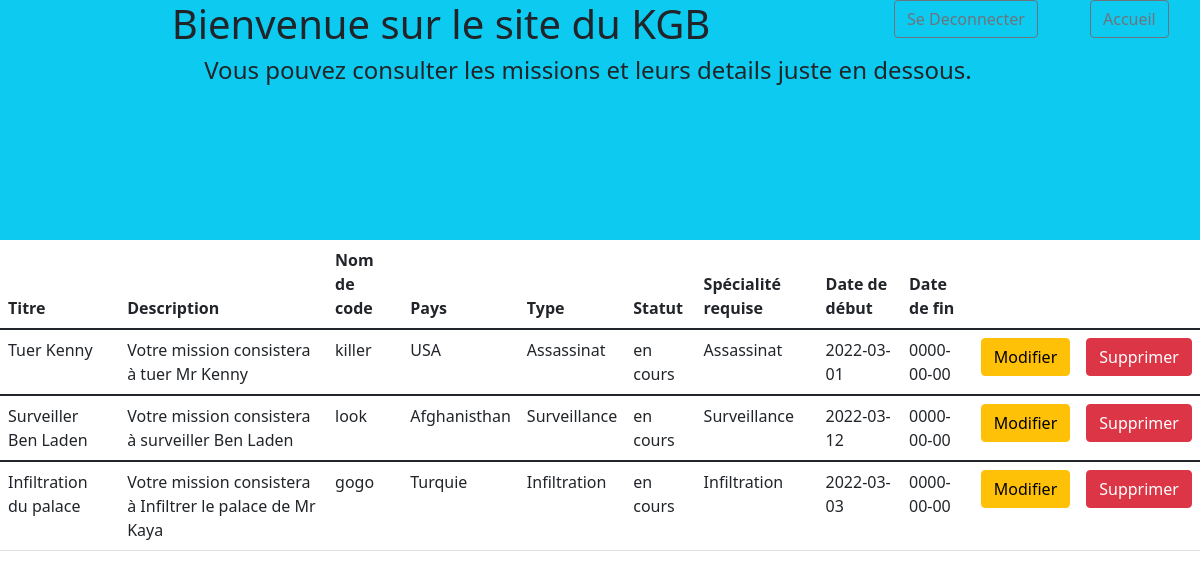
The page /back/missions (signed in) on the database its author committed.
### tables this page shows
CREATE TABLE `mission` (
  `ID` int(11) NOT NULL,
  `TITRE_M` varchar(36) NOT NULL,
  `DESCRIPTION_M` varchar(255) NOT NULL,
  `NOMCODE_M` varchar(36) NOT NULL,
  `PAYS_M` varchar(36) NOT NULL,
  `TYPE_M` varchar(36) NOT NULL,
  `STATUT_M` varchar(36) NOT NULL,
  `DATEDEBUT_M` date NOT NULL,
  `DATEFIN_M` date DEFAULT NULL,
  `SPECIALITE_M` varchar(36) NOT NULL
);

### Controlleur/BackController.php (called while the page is built, shortened)
<?php
require_once('Modèle/ManageBack.php');
class BackController
{
    private $Manager;
    public function __construct()
    {
        $this->Manager = new ManageBack();
    }
    public function afficherMissions()
    {
        $this->Manager->Affichemesmissions();
        $mesmissions = $this->Manager->getMissions();
        require_once('Vue/missions/mission.php');
    }
}

### Modèle/ManageBack.php (called while the page is built, shortened)
<?php
require_once('ManageAccueil.php');
require_once('Planque.php');
require_once('Mission.php');
class ManageBack extends AccesBdd
{
    private $missions;
    public function getMissions()
    {
        return $this->missions;
    }
    public function setMissions($mission)
    {
        $this->missions[] = $mission;
    }
}

### Modèle/Mission.php (called while the page is built, shortened)
<?php
class Mission
{
    private ?int $id;
    private ?string $titre;
    private ?string $description;
    private ?string $nomcode;
    private ?string $pays;
    private ?string $type;
    private ?string $statut;
    private ?string $specialite;
    private $datedebut;
    private $datefin;
    public function __construct(?string $titre, ?string $description, ?string $nomcode, ?string $pays, ?string $type, ?string $statut, ?string $specialite, $datedebut, $datefin)
    {
        $this->titre = $titre;
        $this->description = $description;
        $this->nomcode = $nomcode;
        $this->pays = $pays;
        $this->type = $type;
        $this->statut = $statut;
        $this->specialite = $specialite;
        $this->datedebut = $datedebut;
        $this->datefin = $datefin;
    }
    public function getId()
    {
        return $this->id;
    }
    public function setId($id)
    {
        $this->id = $id;
    }
    public function getTitre()
    {
        return $this->titre;
    }
    public function getDescription()
    {
        return $this->description;
    }
    public function getNomcode()
    {
        return $this->nomcode;
    }
    public function getPays()
    {
        return $this->pays;
    }
    public function getType()
    {
        return $this->type;
    }
    public function getStatut()
    {
        return $this->statut;
    }
    public function getSpecialite()
    {
        return $this->specialite;
    }
    public function getDatedebut()
    {
        return $this->datedebut;
    }
    public function getDatefin()
    {
        return $this->datefin;
    }
}

### Modèle/ManageAccueil.php (called while the page is built, shortened)
<?php
require_once('Mission.php');
class ManageAccueil extends AccesBdd
{
    public function chargementMissionAccueil()
    {
        $pdo = $this->getBdd();
        $req = $pdo->prepare('SELECT id, titre_m, description_m, nomcode_m, pays_m, type_m, statut_m, datedebut_m, datefin_m, specialite_m FROM Mission');
        $req->execute();
        $mesmissions = $req->fetchAll(PDO::FETCH_ASSOC);
    }
}

### Controlleur/AccueilController.php (called while the page is built, shortened)
<?php
require_once('Modèle/ManageAccueil.php');
require_once('Modèle/ManageBack.php');
class AccueilController
{
    public function __construct()
    {
        $this->MissionManager = new ManageAccueil();
        $this->MissionManager->chargementMissionAccueil();
    }
}

### Vue/missions/mission.php (the view, shortened to what this page needs)
<div class="container-fluid violet">
    <div class="row w-100">
        <div class="col-md-9">
            <h1 class="text-center">Bienvenue sur le site du KGB</h1>
        </div>
        <div class="col-md-2"><a href="<?= URL ?>connexion/deconnexion"><button type="button" class="btn btn-outline-secondary">Se Deconnecter</button></a></div>
        <div class="col-md-1"><a href="<?= URL ?>accueil.php"><button type="button" class="btn btn-outline-secondary white">Accueil</button></a></div>
    </div>
    <div class="row w-100">
        <h4 class="text-center">
            Vous pouvez consulter les missions et leurs details juste en dessous.
        </h4>
    </div>
</div>
<table class="table">
    <thead>
        <th>
            Titre
        </th>
        <th>
            Description
        </th>
        <th>
            Nom de code
        </th>
        <th>
            Pays
        </th>
        <th>
            Type
        </th>
        <th>
            Statut
        </th>
        <th>
            Spécialité requise
        </th>
        <th>
            Date de début
        </th>
        <th>
            Date de fin
        </th>
        <th>
        </th>
        <th>
        </th>
    </thead>
    <?php
    for ($i = 0; $i < count($mesmissions); $i++) :
    ?>
        <tbody>
            <tr>
                <td>
                    <?= $mesmissions[$i]->getTitre(); ?>
                </td>
                <td>
                    <?= $mesmissions[$i]->getDescription(); ?>
                </td>
                <td>
                    <?= $mesmissions[$i]->getNomcode(); ?>
                </td>
                <td>
                    <?= $mesmissions[$i]->getPays(); ?>
                </td>
                <td>
                    <?= $mesmissions[$i]->getType(); ?>
                </td>
                <td>
                    <?= $mesmissions[$i]->getStatut(); ?>
                </td>
                <td>
                    <?= $mesmissions[$i]->getSpecialite(); ?>
                </td>
                <td>
                    <?= $mesmissions[$i]->getDatedebut(); ?>
                </td>
                <td>
                    <?= $mesmissions[$i]->getDatefin();
                    ?>
                </td>
                <td>
                    <a href="<?= URL ?>back/modmission/<?= $mesmissions[$i]->getId(); ?>"><button class="btn btn-warning">Modifier</button></a>
                </td>
                <td>
                    <form method="post" action="<?= URL ?>back/supmission/<?= $mesmissions[$i]->getId(); ?>" onsubmit="return confirm('voulez vous vraiment supprimer cet item ?');">
                        <button class="btn btn-danger" type="submit">Supprimer</button>
                    </form>
                </td>
            </tr>
        </tbody>
    <?php endfor;
    ?>
</table>
<?php
require('Vue/base.php');
?>

### index.css (style rules this page uses)
.violet { background-color:#0dcaf0; height : 30vh; }

### rows shown on the page
mission: TITRE_M "Tuer Kenny", DESCRIPTION_M "Votre mission consistera à tuer Mr Kenny", NOMCODE_M "killer", PAYS_M "USA", TYPE_M "Assassinat", STATUT_M "en cours", SPECIALITE_M "Assassinat", DATEDEBUT_M "2022-03-01", DATEFIN_M "0000-00-00"
mission: TITRE_M "Surveiller Ben Laden", DESCRIPTION_M "Votre mission consistera à surveiller Ben Laden", NOMCODE_M "look", PAYS_M "Afghanisthan", TYPE_M "Surveillance", STATUT_M "en cours", SPECIALITE_M "Surveillance", DATEDEBUT_M "2022-03-12", DATEFIN_M "0000-00-00"
mission: TITRE_M "Infiltration du palace", DESCRIPTION_M "Votre mission consistera à Infiltrer le palace de Mr Kaya", NOMCODE_M "gogo", PAYS_M "Turquie", TYPE_M "Infiltration", STATUT_M "en cours", SPECIALITE_M "Infiltration", DATEDEBUT_M "2022-03-03", DATEFIN_M "0000-00-00"
